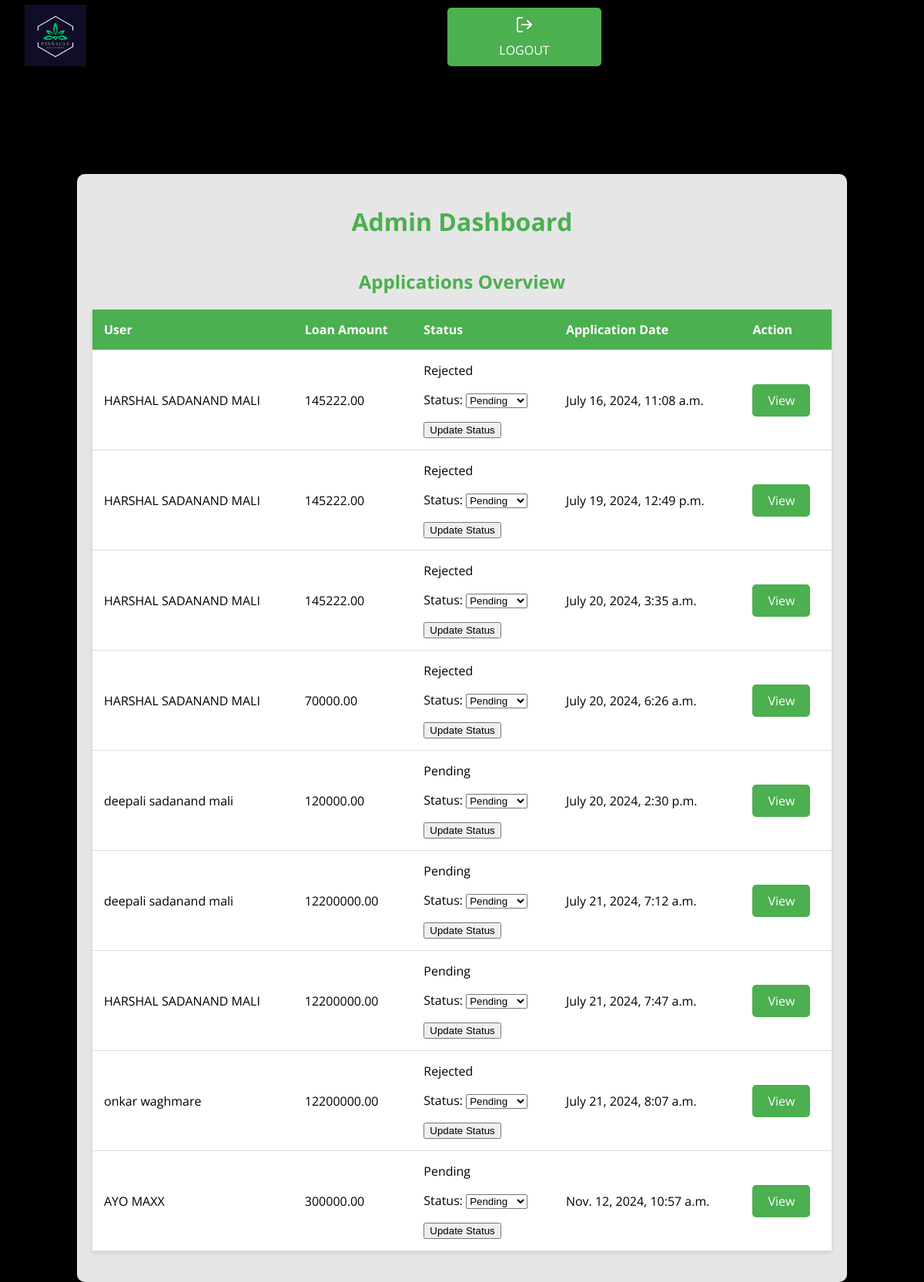
The page /accounts/register/admin_dashboard/ (signed in) on the database its author committed.
### loans/models.py (models this page shows, shortened)
class Application(models.Model):
    STATUS_CHOICES = [
        ('P', 'Pending'),
        ('A', 'Approved'),
        ('R', 'Rejected'),
    ]
    user = models.ForeignKey(User, on_delete=models.CASCADE)
    name = models.CharField(max_length=100)
    contact_no = models.CharField(max_length=15)
    city = models.CharField(max_length=100)
    country = models.CharField(max_length=100,default='India')  # Added field for country
    no_of_dependents = models.IntegerField()
    education = models.IntegerField(choices=[(0, '0'), (1, '1')],default=1)
    employment_status = models.IntegerField(default=1)
    income_annum = models.DecimalField(max_digits=12, decimal_places=2 , default=0)
    loan_amount = models.DecimalField(max_digits=10, decimal_places=2)
    loan_term = models.IntegerField(help_text="Loan term in years")
    cibil_score = models.IntegerField()
    residential_assets_value = models.DecimalField(max_digits=12, decimal_places=2, default=0)
    commercial_assets_value = models.DecimalField(max_digits=12, decimal_places=2, default=0)
    luxury_assets_value = models.DecimalField(max_digits=12, decimal_places=2, default=0)
    bank_asset_value = models.DecimalField(max_digits=12, decimal_places=2, default=0)
    status = models.CharField(max_length=1, choices=STATUS_CHOICES, default='P')
    application_date = models.DateTimeField(auto_now_add=True)
    passport_photo = models.ImageField(upload_to='passport_photos/', null=True, blank=True)
    ml_prediction = models.CharField(max_length=50, blank=True, null=True)

### loans/views.py (the view)
# urls.py: path('admin_dashboard/', views.admin_dashboard, name='admin_dashboard'),
@login_required
def admin_dashboard(request):
    if not request.user.is_staff:
        return redirect('customer_dashboard')
    if request.method == 'POST':
        application_id = request.POST.get('application_id')
        application = get_object_or_404(Application, id=application_id)
        form = StatusUpdateForm(request.POST, instance=application)
        if form.is_valid():
            form.save()
            return redirect('admin_dashboard')
    else:
        form = StatusUpdateForm()  # Default form
    applications = Application.objects.all()
    return render(request, 'loans/admin_dashboard.html', {'applications': applications, 'form': form})

### loans/forms.py
class StatusUpdateForm(forms.ModelForm):
    class Meta:
        model = Application
        fields = ['status']

### loans/templates/loans/admin_dashboard.html (shortened to what this page needs)
<!DOCTYPE html>
<html lang="en">
  <head>
    <link
      rel="stylesheet"
      href="https://cdnjs.cloudflare.com/ajax/libs/feather-icons/4.28.0/feather.min.css"
    />
    {% load static %}
  </head>
  <body>
    <div class="header">
      <div class="header__logo">
        {% load static %}
        <img
          class="lgo"
          src="{% static 'images/Pinnacle.png' %}"
          style="width: 80px"
        />
      </div>
      <nav class="navbar">
        <ul class="navbar__menu">
          <li class="navbar__item">
            <a href="{% url 'logout' %}" class="navbar__link"
              ><i data-feather="log-out"></i><span>Logout</span></a
            >
          </li>
        </ul>
      </nav>
    </div>
    <div class="container">
      <h1>Admin Dashboard</h1>
      <h2>Applications Overview</h2>
      <table>
        <thead>
          <tr>
            <th>User</th>
            <th>Loan Amount</th>
            <th>Status</th>
            <th>Application Date</th>
            <th>Action</th>
          </tr>
        </thead>
        <tbody>
          {% for application in applications %}
          <tr>
            <td>{{ application.name }}</td>
            <td>{{ application.loan_amount }}</td>
            <td>
              {{ application.get_status_display }}
              <form method="Post" style="display: inline">
                {{ form.as_p }}
                <button type="submit">Update Status</button>
              </form>
            </td>
            <td>{{ application.application_date }}</td>
            <td>
              <a href="{% url 'view_application' application.id %}">View</a>
            </td>
          </tr>
          {% endfor %}
        </tbody>
      </table>
    </div>
  </body>
</html>

### loans/templates/loans/admin_dashboard.html (style rules this page uses)
:root { --border-radius: 10px; --spacer: 1rem; --primary: #c4151c; --text: #fff; --link-height: calc(var(--spacer) * 3.5); --timing: 250ms; --transition: var(--timing) ease all; --link-width: 10rem; }
body { background: #000 url(https://unsplash.it/1600/1000/?random); background-size: cover; background-position: center; font-family: "Open Sans", sans-serif; color: var(--text); margin: 0; padding: 0; }
.header { position: sticky; top: 0; left: 0; right: 0; background: rgba(0, 0, 0, 0.9); padding: 0 calc(var(--spacer) * 2); box-shadow: 0 0 40px rgba(0, 0, 0, 0.03); height: 6rem; display: flex; align-items: center; gap: 2rem; }
.navbar { display: flex; align-items: center; height: 100%; margin: 0 auto; overflow: hidden; }
.navbar__menu { position: relative; display: flex; list-style: none; }
.navbar__link { position: relative; display: flex; flex-direction: column; gap: 0.6rem; align-items: center; justify-content: center; height: var(--link-height); width: var(--link-width); color: var(--text); text-decoration: none; text-transform: uppercase; transition: 500ms ease all; }
.navbar__link svg { transition: 500ms ease all; }
.navbar__item { margin-left: 10px; }
.container { width: 80%; margin: 0 auto; padding: 20px; margin-top: 130px; background-color: rgba(255, 255, 255, 0.9); border-radius: var(--border-radius); box-shadow: 0 2px 5px rgba(0, 0, 0, 0.1); }
h1, h2 { text-align: center; color: #4caf50; }
h1 { margin-top: 20px; }
h2 { margin-top: 40px; }
a { display: inline-block; margin: 20px auto; padding: 10px 20px; background-color: #4caf50; color: white; text-decoration: none; border-radius: 5px; text-align: center; cursor: pointer; }
table { width: 100%; margin: 20px auto; border-collapse: collapse; background-color: #fff; box-shadow: 0 2px 5px rgba(0, 0, 0, 0.1); }
th, td { padding: 15px; text-align: left; border-bottom: 1px solid #ddd; color: #000; }
th { background-color: #4caf50; color: white; }

### rows shown on the page
Application: name "HARSHAL SADANAND MALI", loan_amount "145222.00", status "Rejected", application_date "July 16, 2024, 11:08 a.m."
Application: name "HARSHAL SADANAND MALI", loan_amount "145222.00", status "Rejected", application_date "July 19, 2024, 12:49 p.m."
Application: name "HARSHAL SADANAND MALI", loan_amount "145222.00", status "Rejected", application_date "July 20, 2024, 3:35 a.m."
Application: name "HARSHAL SADANAND MALI", loan_amount "70000.00", status "Rejected", application_date "July 20, 2024, 6:26 a.m."
Application: name "deepali sadanand mali", loan_amount "120000.00", status "Pending", application_date "July 20, 2024, 2:30 p.m."
Application: name "deepali sadanand mali", loan_amount "12200000.00", status "Pending", application_date "July 21, 2024, 7:12 a.m."
Application: name "HARSHAL SADANAND MALI", loan_amount "12200000.00", status "Pending", application_date "July 21, 2024, 7:47 a.m."
Application: name "onkar waghmare", loan_amount "12200000.00", status "Rejected", application_date "July 21, 2024, 8:07 a.m."
Application: name "AYO MAXX", loan_amount "300000.00", status "Pending", application_date "Nov. 12, 2024, 10:57 a.m."
